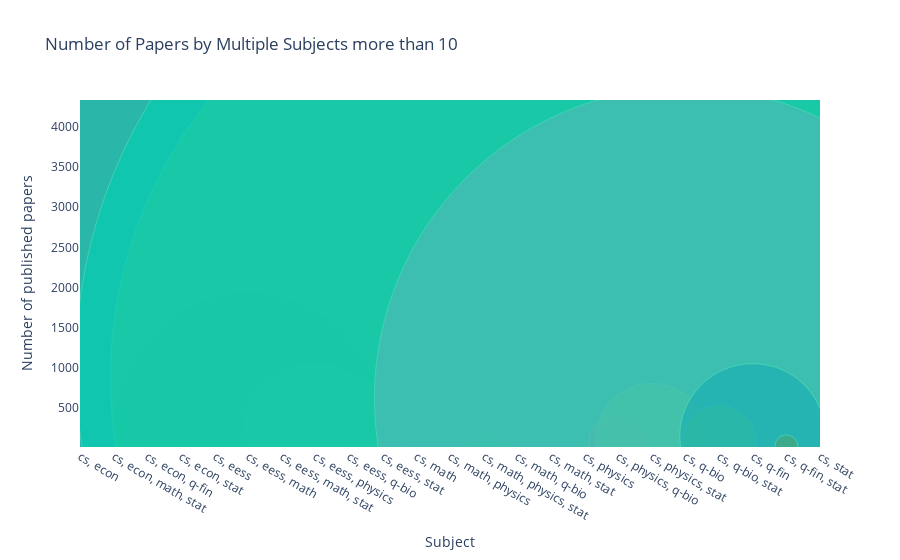

Source (notebook cell):
### Code cell
# using plotly to show the bubble chart
import plotly.express as px
import plotly.graph_objects as go

fig = go.Figure()
for k, v in data_filter.items():
    fig.add_trace(go.Scatter(x=[k], y=[v], mode='markers', marker_size=[v], name=k))
fig.update_layout(title='Number of Papers by Multiple Subjects more than 10',
                  xaxis_title='Subject',
                  yaxis_title='Number of published papers',
                  showlegend=False)
fig.show()

### Figure 1 — Plotly figure (JSON) as saved in the notebook; plotly's stock layout.template omitted (floating-point values rounded to 4 significant figures)
{"data": [{"marker": {"size": [49]}, "mode": "markers", "name": "cs, econ", "type": "scatter", "x": ["cs, econ"], "y": [49]}, {"marker": {"size": [16]}, "mode": "markers", "name": "cs, econ, math, stat", "type": "scatter", "x": ["cs, econ, math, stat"], "y": [16]}, {"marker": {"size": [47]}, "mode": "markers", "name": "cs, econ, q-fin", "type": "scatter", "x": ["cs, econ, q-fin"], "y": [47]}, {"marker": {"size": [47]}, "mode": "markers", "name": "cs, econ, stat", "type": "scatter", "x": ["cs, econ, stat"], "y": [47]}, {"marker": {"size": [4334]}, "mode": "markers", "name": "cs, eess", "type": "scatter", "x": ["cs, eess"], "y": [4334]}, {"marker": {"size": [270]}, "mode": "markers", "name": "cs, eess, math", "type": "scatter", "x": ["cs, eess, math"], "y": [270]}, {"marker": {"size": [60]}, "mode": "markers", "name": "cs, eess, math, stat", "type": "scatter", "x": ["cs, eess, math, stat"], "y": [60]}, {"marker": {"size": [145]}, "mode": "markers", "name": "cs, eess, physics", "type": "scatter", "x": ["cs, eess, physics"], "y": [145]}, {"marker": {"size": [123]}, "mode": "markers", "name": "cs, eess, q-bio", "type": "scatter", "x": ["cs, eess, q-bio"], "y": [123]}, {"marker": {"size": [114]}, "mode": "markers", "name": "cs, eess, stat", "type": "scatter", "x": ["cs, eess, stat"], "y": [114]}, {"marker": {"size": [1347]}, "mode": "markers", "name": "cs, math", "type": "scatter", "x": ["cs, math"], "y": [1347]}, {"marker": {"size": [86]}, "mode": "markers", "name": "cs, math, physics", "type": "scatter", "x": ["cs, math, physics"], "y": [86]}, {"marker": {"size": [33]}, "mode": "markers", "name": "cs, math, physics, stat", "type": "scatter", "x": ["cs, math, physics, stat"], "y": [33]}, {"marker": {"size": [17]}, "mode": "markers", "name": "cs, math, q-bio", "type": "scatter", "x": ["cs, math, q-bio"], "y": [17]}, {"marker": {"size": [881]}, "mode": "markers", "name": "cs, math, stat", "type": "scatter", "x": ["cs, math, stat"], "y": [881]}, {"marker": {"size": [1018]}, "mode": "markers", "name": "cs, physics", "type": "scatter", "x": ["cs, physics"], "y": [1018]}, {"marker": {"size": [59]}, "mode": "markers", "name": "cs, physics, q-bio", "type": "scatter", "x": ["cs, physics, q-bio"], "y": [59]}, {"marker": {"size": [112]}, "mode": "markers", "name": "cs, physics, stat", "type": "scatter", "x": ["cs, physics, stat"], "y": [112]}, {"marker": {"size": [622]}, "mode": "markers", "name": "cs, q-bio", "type": "scatter", "x": ["cs, q-bio"], "y": [622]}, {"marker": {"size": [74]}, "mode": "markers", "name": "cs, q-bio, stat", "type": "scatter", "x": ["cs, q-bio, stat"], "y": [74]}, {"marker": {"size": [146]}, "mode": "markers", "name": "cs, q-fin", "type": "scatter", "x": ["cs, q-fin"], "y": [146]}, {"marker": {"size": [23]}, "mode": "markers", "name": "cs, q-fin, stat", "type": "scatter", "x": ["cs, q-fin, stat"], "y": [23]}, {"marker": {"size": [2705]}, "mode": "markers", "name": "cs, stat", "type": "scatter", "x": ["cs, stat"], "y": [2705]}], "layout": {"showlegend": false, "title": {"text": "Number of Papers by Multiple Subjects more than 10"}, "xaxis": {"title": {"text": "Subject"}}, "yaxis": {"title": {"text": "Number of published papers"}}}}
